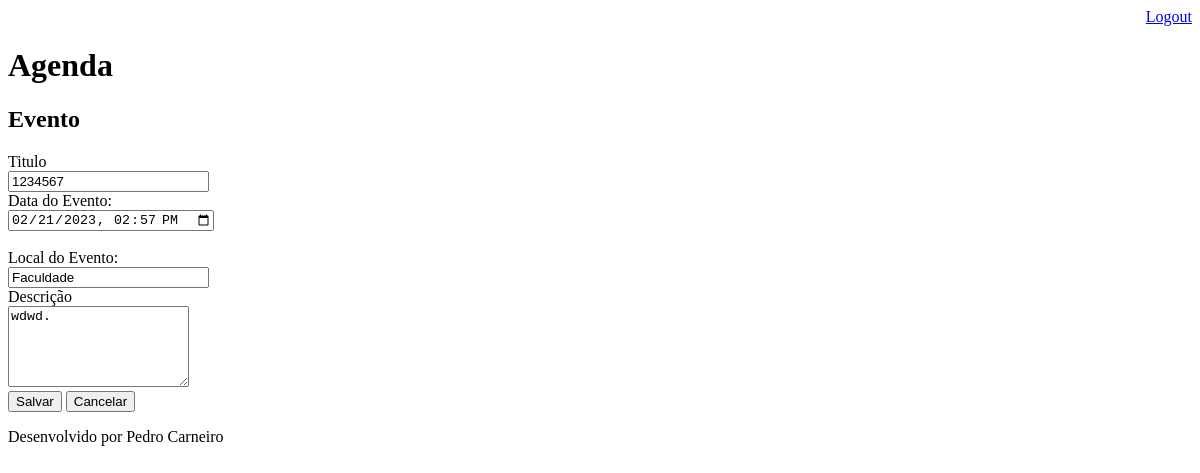
/agenda/evento/?id=6 (signed in), run on an earlier commit of the app's database.
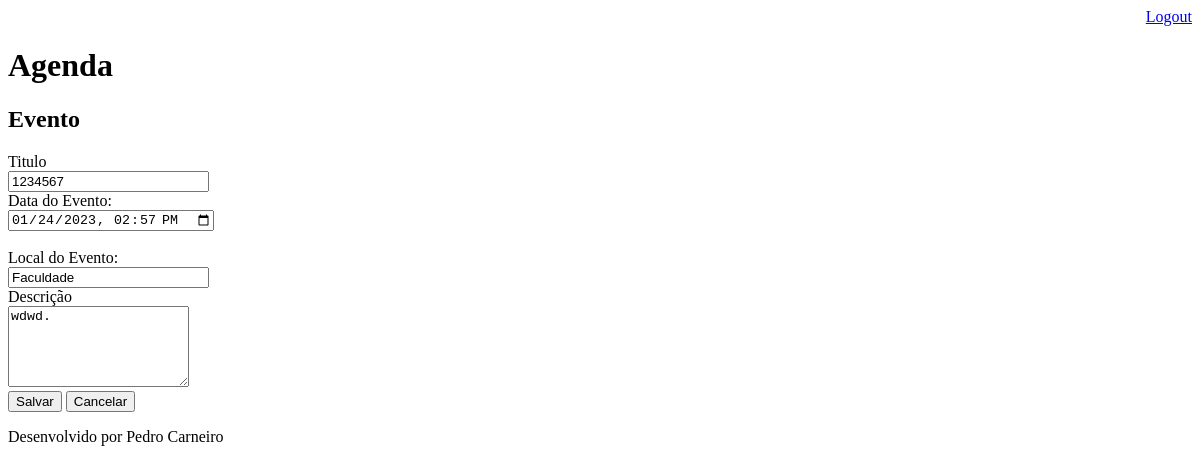
And on a later commit of the database.
### core/models.py (models this page shows, shortened)
class Evento(models.Model):
    titulo = models.CharField(max_length=100)
    descricao = models.TextField(blank=True, null=True)
    data_evento = models.DateTimeField(verbose_name='Data do evento')
    local = models.CharField(max_length=40, blank=True, null=True)
    data_criacao = models.DateTimeField(auto_now=True)
    usuario = models.ForeignKey(User, on_delete=models.CASCADE)
    class Meta:
        db_table = 'evento'
    def get_data_input_evento(self):
        return self.data_evento.strftime('%Y-%m-%dT%H:%M')

### core/views.py (the view)
# urls.py: path('agenda/evento/', views.evento),
@login_required(login_url='login/')
def evento(request):
    id_evento = request.GET.get('id')
    dados = {}
    if id_evento:
        dados['evento'] = Evento.objects.get(id=id_evento)
    return render(request, 'evento.html', dados)

### templates/evento.html (shortened to what this page needs)
{% extends "model-page.html" %}
{% block content %}
<h2>Evento</h2>
<form action="submit" method="POST">{% csrf_token %}
    <label>Titulo</label>
    <br>
    <input type="text" name="titulo" size="22" value="{{ evento.titulo }}">
    <br>
    <label>Data do Evento:</label>
    <br>
    <input type="datetime-local" name="data_evento" value="{{ evento.get_data_input_evento }}">
    <br><br>
    <label>Local do Evento:</label>
    <br>
    <input type="text" name="local" size="22" value="{{ evento.local }}">
    <br>
    <label>Descrição</label>
    <br>
    <textarea name="descricao" rows="5" cols="20">{{ evento.descricao }}</textarea>
    <br>
    <button type="submit" style="cursor:pointer">Salvar</button>
    <a href="/">
        <button type="button" style="cursor:pointer">Cancelar</button>
    </a>
</form>
{% endblock %}

What changed in the data, as far as the page shows it:
changed Evento "Faculdade": data_evento "02/21/2023 14:57" → "01/24/2023 14:57"
